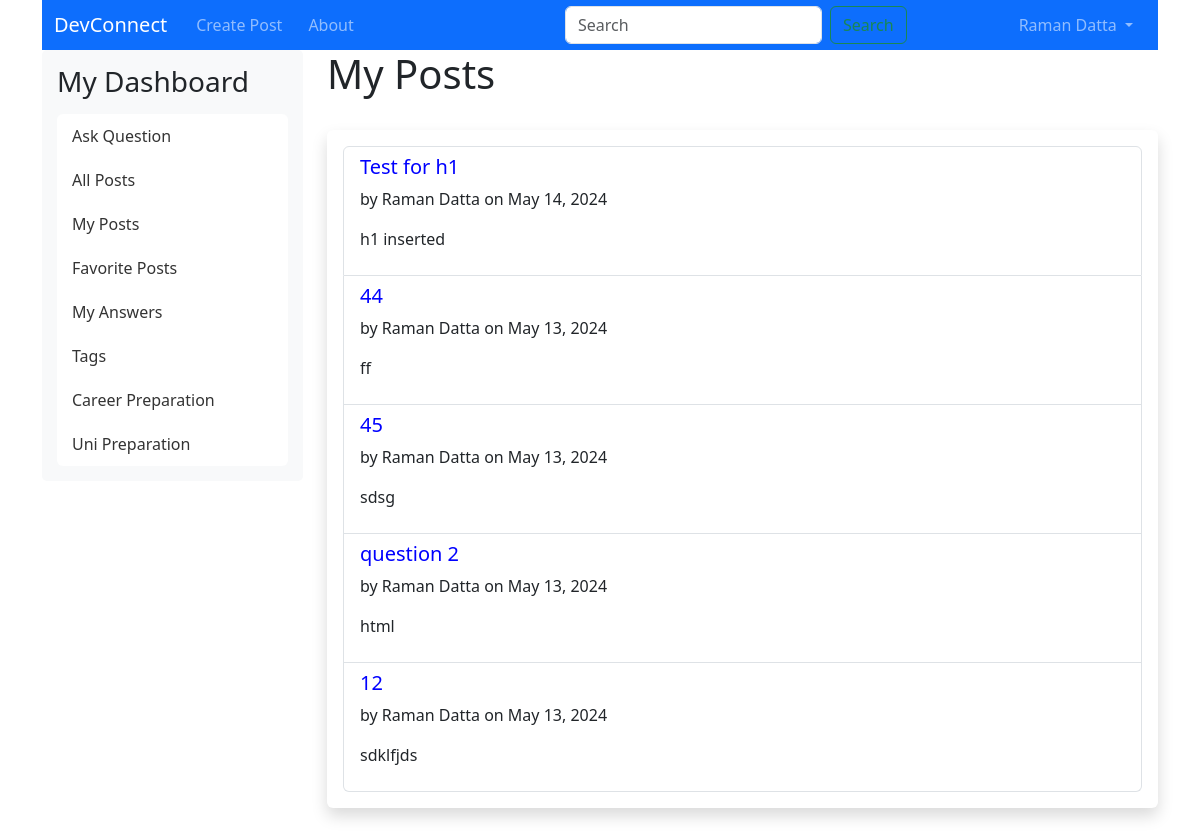
Page /my_posts (signed in) on the committed database.
### app/models/model.py (models this page shows, shortened)
class Posts(db.Model):
    __tablename__ = "posts"
    id = db.Column(db.Integer, primary_key=True)
    title = db.Column(db.String(255), nullable=False)
    content = db.Column(db.Text, nullable=False)
    author_id = db.Column(db.Integer, db.ForeignKey('users.id'))
    date_posted = db.Column(db.DateTime, default=datetime.utcnow)
    deleted = db.Column(db.Boolean, default=False)
    answered = db.Column(db.Boolean, default=False)
    tag_id = db.Column(db.Integer, db.ForeignKey('tags.id'))
    career_preparation = db.Column(db.Boolean, default=False)
    author = db.relationship('User', backref=db.backref('posts', lazy=True))
    tag = db.relationship('Tag', backref=db.backref('posts', lazy=True))

class User(UserMixin, db.Model):
    __tablename__ = "users"
    id = db.Column(db.Integer, primary_key=True)
    first_name = db.Column(db.String(100), nullable=False)
    last_name = db.Column(db.String(100), nullable=False)
    uwa_id = db.Column(db.String(100), unique=True, nullable=False)
    email = db.Column(db.String(100), unique=True, nullable=False)
    major = db.Column(db.String(100), nullable=False)
    password_hash = db.Column(db.String(200), nullable=False)
    user_image = db.Column(db.String(200))
    is_disabled = db.Column(db.Boolean, default=False)
    timestamp = db.Column(db.DateTime, default=datetime.utcnow)
    role = db.Column(db.String(100))
    def __repr__(self):
        return f'<User {self.email}>'
    @property
    def is_active(self):
        return not self.is_disabled

### app/controllers/main_controller.py (the view)
@main.route('/my_posts')
@login_required
def my_posts():
    user_posts = Posts.query.filter_by(author_id=current_user.id).order_by(Posts.date_posted.desc()).all()
    return render_template('main/my_posts.html', posts=user_posts)

### app/controllers/main_controller.py (called while the page is built)
@main.before_app_request
def add_tags_to_sidebar():
    if current_user.is_authenticated:
        tags_with_counts = db.session.query(
            Tag.id,
            Tag.tag,
            func.count(Posts.id).label('post_count')
        ).join(Posts, Posts.tag_id == Tag.id).group_by(Tag.id).all()
        g.tags = tags_with_counts
    else:
        g.tags = []

### app/templates/main/my_posts.html (shortened to what this page needs)
{% extends "includes/layout.html" %}
{% block content %}
<h1>My Posts</h1>
<br/>
<div class="shadow p-3 mb-5 bg-body rounded">
    <ul class="list-group">
        {% for post in posts %}
        <li class="list-group-item">
            <h5><a href="{{ url_for('main.view_post', post_id=post.id, origin='my_posts') }}">{{ post.title }}</a></h5>
            <p>by {{ current_user.first_name }} {{ current_user.last_name }} on {{ post.date_posted.strftime('%B %d, %Y') }}</p>
            <p>{{ post.content | safe }}</p>
        </li>
        {% endfor %}
    </ul>
</div>
{% endblock %}

### app/static/css/main.css (style rules this page uses)
:root { --blue: #27348b; --gold: #e2b600; --silver: #ececec; --red-700: #a92247; --red-800: #de2851; --red-900: #e42313; --orange: #e84e0f; --orange-400: #f49700; --yellow: #fdc300; --darkblue:#003869; --black-800: #1488ca; --lightblue:#48bed8; }
* { box-sizing: border-box; }
*:before, *:after { box-sizing: border-box; }
html { position: relative; min-height: 100%; }
body { margin-bottom: 60px; }
li { display: inline; padding: 5px; }
a { text-decoration: none; color: blue; }

### rows in the picture
Posts: title "Test for h1", date_posted "May 14, 2024", content "h1 inserted"
User: first_name "Raman", last_name "Datta"
Posts: title "44", date_posted "May 13, 2024", content "ff"
Posts: title "45", date_posted "May 13, 2024", content "sdsg"
Posts: title "question 2", date_posted "May 13, 2024", content "html"
Posts: title "12", date_posted "May 13, 2024", content "sdklfjds"

### other values in the picture
{{ session['user_name'] }} "Raman Datta"
